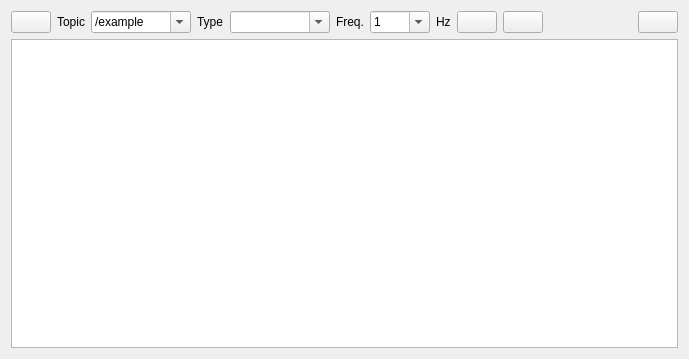
<?xml version="1.0" encoding="UTF-8"?>
<ui version="4.0">
 <class>PublisherWidget</class>
 <widget class="QWidget" name="PublisherWidget">
  <property name="geometry">
   <rect>
    <x>0</x>
    <y>0</y>
    <width>689</width>
    <height>359</height>
   </rect>
  </property>
  <property name="windowTitle">
   <string>Publisher</string>
  </property>
  <layout class="QVBoxLayout" name="verticalLayout">
   <item>
    <layout class="QHBoxLayout" name="horizontalLayout">
     <item>
      <widget class="QPushButton" name="refresh_button">
       <property name="toolTip">
        <string>Refresh topics and types</string>
       </property>
       <property name="text">
        <string/>
       </property>
      </widget>
     </item>
     <item>
      <widget class="QLabel" name="label">
       <property name="sizePolicy">
        <sizepolicy hsizetype="Preferred" vsizetype="Preferred">
         <horstretch>0</horstretch>
         <verstretch>0</verstretch>
        </sizepolicy>
       </property>
       <property name="text">
        <string>Topic</string>
       </property>
      </widget>
     </item>
     <item>
      <widget class="ExtendedComboBox" name="topic_combo_box">
       <property name="sizePolicy">
        <sizepolicy hsizetype="Expanding" vsizetype="Fixed">
         <horstretch>0</horstretch>
         <verstretch>0</verstretch>
        </sizepolicy>
       </property>
       <property name="minimumSize">
        <size>
         <width>100</width>
         <height>0</height>
        </size>
       </property>
       <property name="toolTip">
        <string>Topic name to publish on</string>
       </property>
       <property name="editable">
        <bool>true</bool>
       </property>
       <property name="sizeAdjustPolicy">
        <enum>QComboBox::AdjustToMinimumContentsLength</enum>
       </property>
       <item>
        <property name="text">
         <string>/example</string>
        </property>
       </item>
      </widget>
     </item>
     <item>
      <widget class="QLabel" name="label_2">
       <property name="text">
        <string>Type</string>
       </property>
      </widget>
     </item>
     <item>
      <widget class="ExtendedComboBox" name="type_combo_box">
       <property name="sizePolicy">
        <sizepolicy hsizetype="Expanding" vsizetype="Fixed">
         <horstretch>0</horstretch>
         <verstretch>0</verstretch>
        </sizepolicy>
       </property>
       <property name="minimumSize">
        <size>
         <width>100</width>
         <height>0</height>
        </size>
       </property>
       <property name="toolTip">
        <string>Message type to publish</string>
       </property>
       <property name="editable">
        <bool>true</bool>
       </property>
       <property name="sizeAdjustPolicy">
        <enum>QComboBox::AdjustToMinimumContentsLength</enum>
       </property>
      </widget>
     </item>
     <item>
      <widget class="QLabel" name="label_3">
       <property name="text">
        <string>Freq.</string>
       </property>
      </widget>
     </item>
     <item>
      <widget class="QComboBox" name="frequency_combo_box">
       <property name="minimumSize">
        <size>
         <width>60</width>
         <height>0</height>
        </size>
       </property>
       <property name="toolTip">
        <string>Frequency for periodic publishers in Hz (set to 0 for manual publishing)</string>
       </property>
       <property name="editable">
        <bool>true</bool>
       </property>
       <item>
        <property name="text">
         <string>1</string>
        </property>
       </item>
      </widget>
     </item>
     <item>
      <widget class="QLabel" name="label_4">
       <property name="text">
        <string>Hz</string>
       </property>
      </widget>
     </item>
     <item>
      <widget class="QPushButton" name="add_publisher_button">
       <property name="toolTip">
        <string>Add new publisher</string>
       </property>
       <property name="text">
        <string/>
       </property>
      </widget>
     </item>
     <item>
      <widget class="QPushButton" name="remove_publisher_button">
       <property name="toolTip">
        <string>Remove selected publisher</string>
       </property>
       <property name="text">
        <string/>
       </property>
      </widget>
     </item>
     <item>
      <spacer name="horizontalSpacer">
       <property name="orientation">
        <enum>Qt::Horizontal</enum>
       </property>
       <property name="sizeHint" stdset="0">
        <size>
         <width>40</width>
         <height>20</height>
        </size>
       </property>
      </spacer>
     </item>
     <item>
      <widget class="QPushButton" name="clear_button">
       <property name="toolTip">
        <string>Clear all publishers</string>
       </property>
      </widget>
     </item>
    </layout>
   </item>
   <item>
    <layout class="QHBoxLayout" name="horizontalLayout_2"/>
   </item>
   <item>
    <widget class="PublisherTreeWidget" name="publisher_tree_widget">
     <property name="contextMenuPolicy">
      <enum>Qt::CustomContextMenu</enum>
     </property>
     <property name="toolTip">
      <string>Right click on item or selection for more options.</string>
     </property>
     <property name="dragEnabled">
      <bool>true</bool>
     </property>
     <property name="dragDropMode">
      <enum>QAbstractItemView::DragOnly</enum>
     </property>
     <property name="selectionMode">
      <enum>QAbstractItemView::ExtendedSelection</enum>
     </property>
     <property name="sortingEnabled">
      <bool>true</bool>
     </property>
    </widget>
   </item>
  </layout>
 </widget>
 <customwidgets>
  <customwidget>
   <class>ExtendedComboBox</class>
   <extends>QComboBox</extends>
   <header>rqt_py_common/ExtendedComboBox</header>
  </customwidget>
  <customwidget>
   <class>PublisherTreeWidget</class>
   <extends>QTreeView</extends>
   <header>rqt_publisher/PublisherTreeWidget.h</header>
  </customwidget>
 </customwidgets>
 <resources/>
 <connections/>
</ui>
